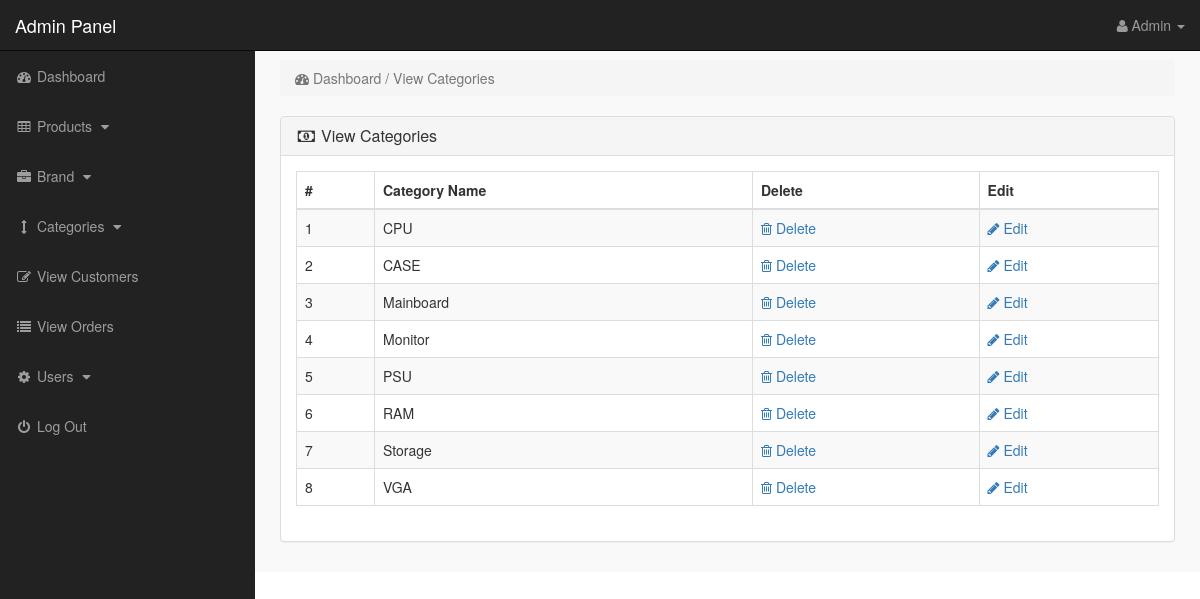
Page /admin/index.php?view_cats (signed in) on the committed database.
### tables this page shows
CREATE TABLE `category` (
  `categoryId` varchar(3) NOT NULL,
  `categoryName` varchar(25) NOT NULL,
  `CateImage` varchar(50) NOT NULL,
  PRIMARY KEY (`categoryId`)
);

### admin/view_cats.php (the view)
<?php
if(!isset($_SESSION['admin_email'])){
echo "<script>window.open('login.php','_self')</script>";
}
else {
?>
<div class="row" >
<div class="col-lg-12" >
<ol class="breadcrumb" >
<li class="active" >
<i class="fa fa-dashboard" ></i> Dashboard / View Categories
</li>
</ol>
</div>
</div>
<div class="row" >
<div class="col-lg-12" >
<div class="panel panel-default" >
<div class="panel-heading" >
<h3 class="panel-title" >
<i class="fa fa-money fa-fw"></i> View Categories
</h3>
</div>
<div class="panel-body" >
<div class="table-responsive" >
<table class="table table-bordered table-hover table-striped" >
<thead>
<tr>
<th>#</th>
<th>Category Name</th>
<th>Delete</th>
<th>Edit</th>
</tr>
</thead>
<tbody>
<?php
$i=0;
$get_cats = "select * from category";
$run_cats = mysqli_query($con,$get_cats);
while($row_cats = mysqli_fetch_array($run_cats)){
$cat_id = $row_cats['categoryId'];
$cat_name = $row_cats['categoryName'];
$i++;
?>
<tr>
<td><?php echo $i; ?></td>
<td><?php echo $cat_name; ?></td>
<td>
<a href="index.php?delete_cat=<?php echo $cat_id; ?>" >
<i class="fa fa-trash-o" ></i> Delete
</a>
</td>
<td>
<a href="index.php?edit_cat=<?php echo $cat_id; ?>" >
<i class="fa fa-pencil" ></i> Edit
</a>
</td>
</tr>
<?php } ?>
</tbody>
</table>
</div>
</div>
</div>
</div>
</div>
<?php } ?>

### admin/includes/sidebar.php (shortened to what this page needs)
<?php
if(!isset($_SESSION['admin_email'])){
echo "<script>window.open('login.php','_self')</script>";
}
else {
?>
<nav class="navbar navbar-inverse navbar-fixed-top" >
<div class="navbar-header" >
<a class="navbar-brand" href="index.php?dashboard" >Admin Panel</a>
</div>
<ul class="nav navbar-right top-nav" >
<li class="dropdown" >
<a href="#" class="dropdown-toggle" data-toggle="dropdown" >
<i class="fa fa-user" ></i>
<?php echo $admin_name; ?> <b class="caret" ></b>
</a>
</li>
</ul>
<div class="collapse navbar-collapse navbar-ex1-collapse">
<ul class="nav navbar-nav side-nav">
<li>
<a href="index.php?dashboard">
<i class="fa fa-fw fa-dashboard"></i> Dashboard
</a>
</li>
<li>
<a href="#" data-toggle="collapse" data-target="#products">
<i class="fa fa-fw fa-table"></i> Products
<i class="fa fa-fw fa-caret-down"></i>
</a>
</li>
<li>
<a href="#" data-toggle="collapse" data-target="#brand">
<i class="fa fa-fw fa-briefcase"></i> Brand
<i class="fa fa-fw fa-caret-down"></i>
</a>
</li>
<li>
<a href="#" data-toggle="collapse" data-target="#cat">
<i class="fa fa-fw fa-arrows-v"></i> Categories
<i class="fa fa-fw fa-caret-down"></i>
</a>
</li>
<li>
<a href="index.php?view_customers">
<i class="fa fa-fw fa-edit"></i> View Customers
</a>
</li>
<li>
<a href="index.php?view_orders">
<i class="fa fa-fw fa-list"></i> View Orders
</a>
</li>
<li>
<a href="#" data-toggle="collapse" data-target="#users">
<i class="fa fa-fw fa-gear"></i> Users
<i class="fa fa-fw fa-caret-down"></i>
</a>
</li>
<li>
<a href="logout.php">
<i class="fa fa-fw fa-power-off"></i> Log Out
</a>
</li>
</ul>
</div>
</nav>
<?php } ?>

### admin/css/style.css (style rules this page uses)
body { margin-top:100px; }
@media (min-width: 768px) { body { margin-top:50px; } }
.top-nav { padding:0 15px; }
.top-nav>li { display:inline-block; float: left; }
.top-nav>li>a { padding-top:15px; padding-bottom:15px; line-height:20px; color:#999; }
@media (min-width: 768px) { .side-nav { position:fixed; top:51px; width:255px; border-radius:0; overflow-y:auto; background-color: #222; bottom:0; overflow-x:hidden; padding-bottom:40px; } }
@media (min-width: 768px) { .side-nav>li>a { width:255px; } }
.panel-body { border-radius:5px; }

### rows in the picture
category: categoryName "CPU"
category: categoryName "CASE"
category: categoryName "Mainboard"
category: categoryName "Monitor"
category: categoryName "PSU"
category: categoryName "RAM"
category: categoryName "Storage"
category: categoryName "VGA"

### other values in the picture
$admin_name "Admin"
